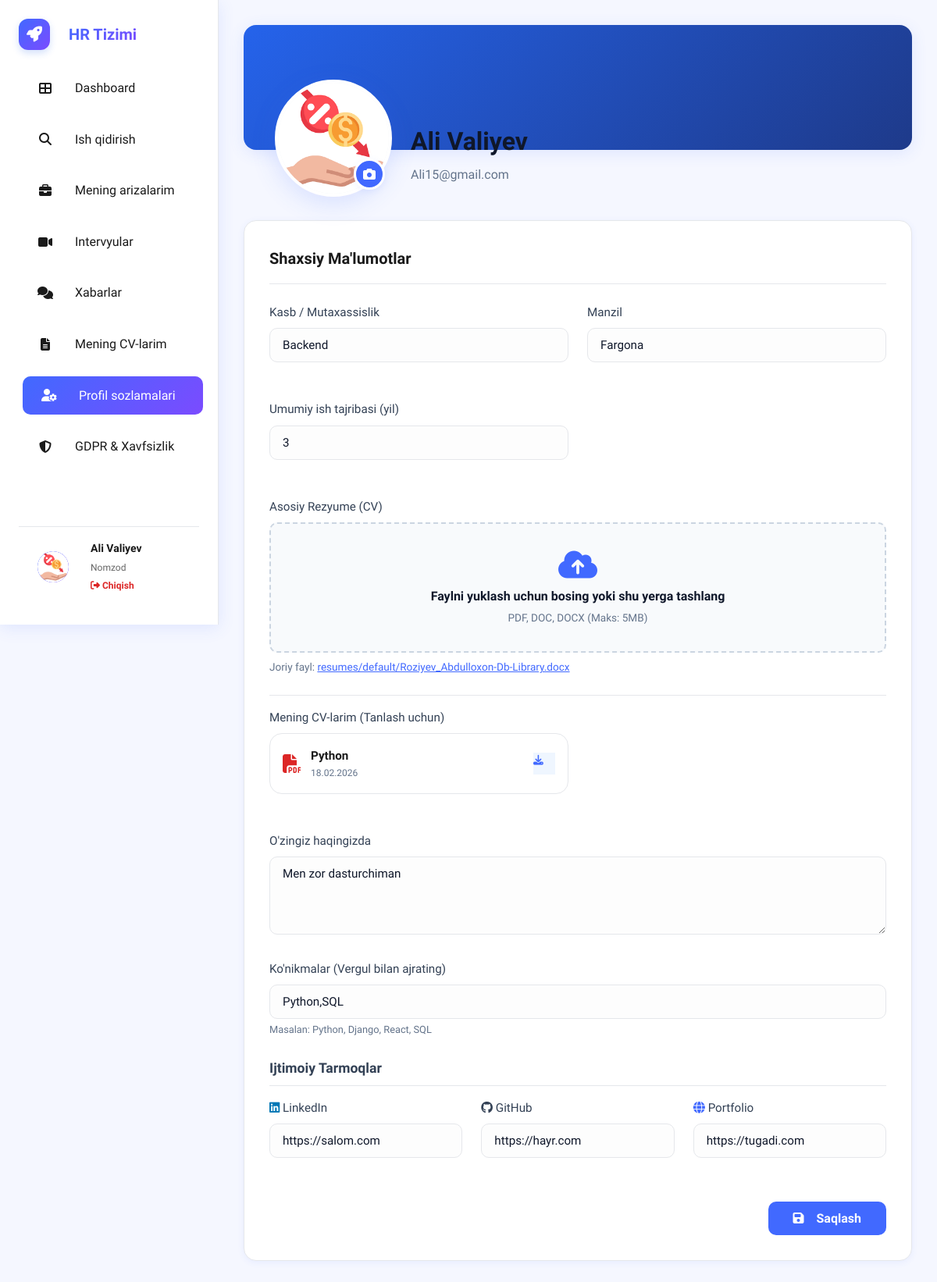
/candidate/profile/ (signed in), run on an earlier commit of the app's database.
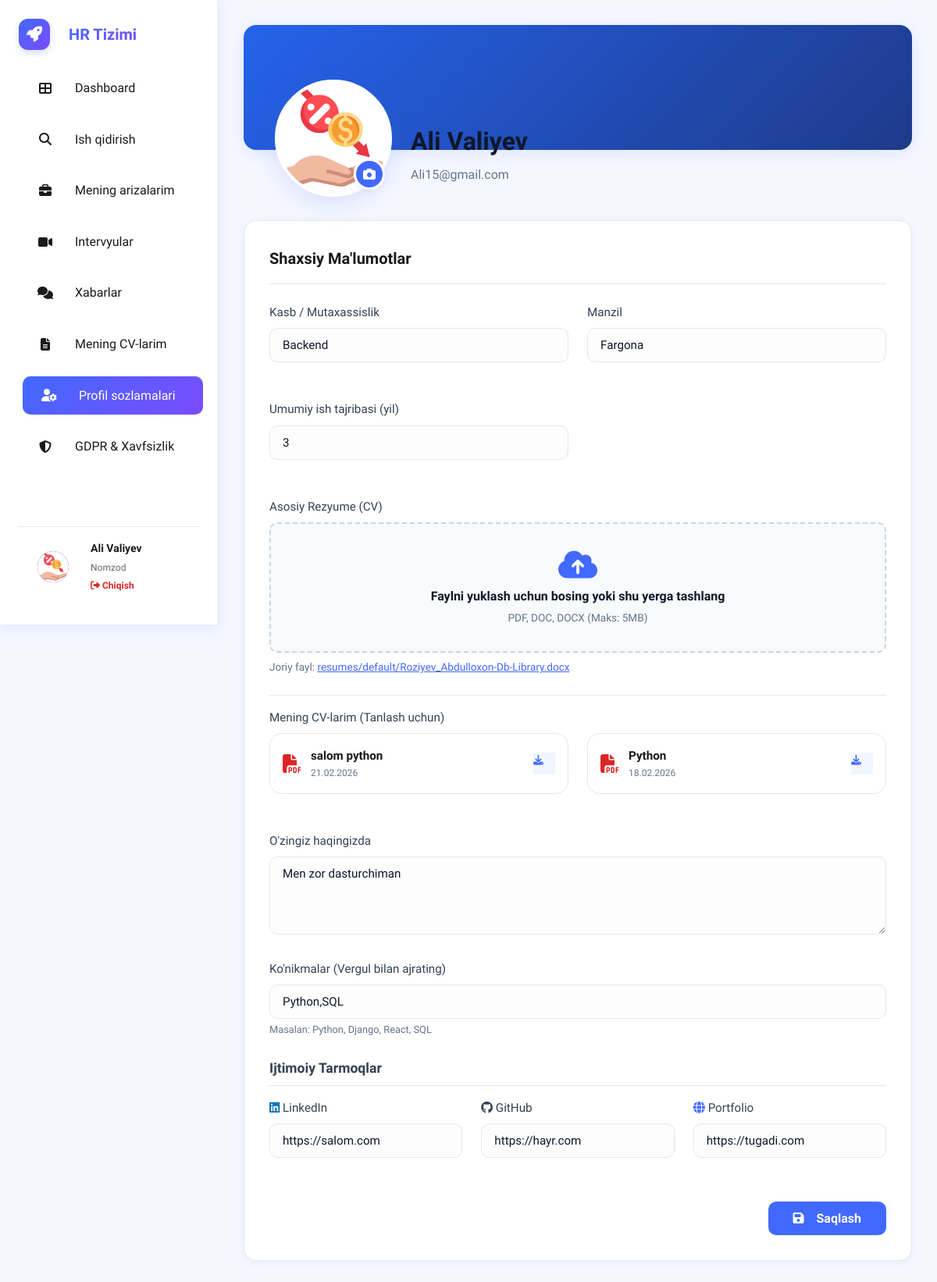
And on a later commit of the database.
### hr_bolim/models.py (models this page shows, shortened)
class Resume(models.Model):
    user = models.ForeignKey(User, on_delete=models.CASCADE, related_name='resumes')
    title = models.CharField(max_length=150, help_text="CV nomi (masalan: Python Developer CV)")
    file = models.FileField(upload_to='resumes/user_uploads/')
    is_public = models.BooleanField(default=True, help_text="Boshqa ish beruvchilar ko'ra oladimi?")
    created_at = models.DateTimeField(auto_now_add=True)

### hr_bolim/views.py (the view)
# urls.py: path('candidate/profile/', candidate_profile, name='candidate_profile'),
@candidate_required
def candidate_profile(request):
    profile, created = CandidateProfile.objects.get_or_create(user=request.user)
    if request.method == 'POST':
        form = CandidateProfileForm(request.POST, request.FILES, instance=profile)
        if form.is_valid():
            form.save()
            messages.success(request, "Profil muvaffaqiyatli yangilandi!")
            return redirect('candidate_profile')
    else:
        form = CandidateProfileForm(instance=profile)
    resumes = request.user.resumes.all().order_by('-created_at')
    context = {
        'form': form,
        'profile': profile,
        'resumes': resumes
    }
    return render(request, 'hr_bolim/candidate/profile.html', context)

### hr_bolim/forms.py
class CandidateProfileForm(forms.ModelForm):
    class Meta:
        model = CandidateProfile
        fields = ['profile_picture', 'profession', 'experience_years', 'resume_file', 'location', 'about_me', 'skills', 'linkedin', 'github', 'portfolio']
        widgets = {
            'profession': forms.TextInput(attrs={'class': 'form-input', 'placeholder': 'Masalan: Dasturchi'}),
            'experience_years': forms.NumberInput(attrs={'class': 'form-input', 'placeholder': 'Yil', 'min': 0}),
            'location': forms.TextInput(attrs={'class': 'form-input', 'placeholder': 'Masalan: Toshkent'}),
            'about_me': forms.Textarea(attrs={'class': 'form-input', 'rows': 4, 'placeholder': 'O\'zingiz haqingizda qisqacha...'}),
            'skills': forms.TextInput(attrs={'class': 'form-input', 'placeholder': 'Python, Django, SQL...'}),
            'linkedin': forms.URLInput(attrs={'class': 'form-input', 'placeholder': 'https://linkedin.com/in/...'}),
            'github': forms.URLInput(attrs={'class': 'form-input', 'placeholder': 'https://github.com/...'}),
            'portfolio': forms.URLInput(attrs={'class': 'form-input', 'placeholder': 'https://portfolio.com'}),
        }

### hr_bolim/templates/hr_bolim/candidate/profile.html (shortened to what the changed rows need)
{% extends 'hr_bolim/candidate/base_candidate.html' %}
{% load static %}
{% block content %}
<div class="profile-banner">
    <div class="profile-header-content">
        <div class="profile-names">
            <h1>{{ user.first_name }} {{ user.last_name }}</h1>
        </div>
    </div>
</div>
<div class="card" style="margin-top: 2rem;">
    <form method="post" enctype="multipart/form-data" id="profileForm">
        <div class="grid-2">
            <div class="form-group" style="grid-column: span 2;">
                {% if resumes %}
                <div style="margin-top: 1.5rem; border-top: 1px solid var(--border); padding-top: 1rem;">
                    <div class="grid-2">
                        {% for resume in resumes %}
                        <div class="card" style="padding: 1rem; display: flex; align-items: center; gap: 0.75rem; border: 1px solid var(--border); box-shadow: none; margin-bottom: 0;">
                            <i class="fas fa-file-pdf" style="color: var(--danger); font-size: 1.5rem;"></i>
                            <div style="flex: 1; overflow: hidden;">
                                <h5 style="margin: 0; font-size: 0.95rem; white-space: nowrap; overflow: hidden; text-overflow: ellipsis;">{{ resume.title }}</h5>
                                <p style="margin: 0; font-size: 0.75rem; color: var(--secondary);">{{ resume.created_at|date:"d.m.Y" }}</p>
                            </div>
                            <a href="{{ resume.file.url }}" target="_blank" class="btn-icon" style="width: 28px; height: 28px; background: #eff6ff; color: var(--primary); font-size: 0.8rem;">
                                <i class="fas fa-download"></i>
                            </a>
                        </div>
                        {% endfor %}
                    </div>
                </div>
                {% endif %}
            </div>
        </div>
    </form>
</div>
{% endblock %}

What changed in the data, as far as the page shows it:
added Resume: title "salom python", created_at "21.02.2026"
